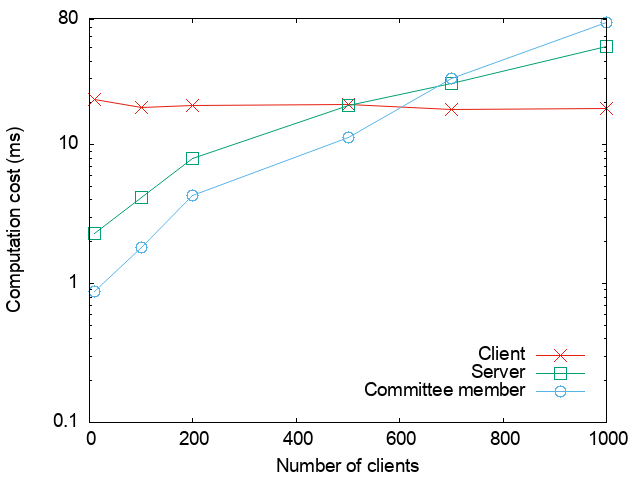

The gnuplot source for this figure:
set terminal png font "Helvetica,14" 
set output "online_comp_C30.png"
set datafile sep ','
set key bottom right Right offset 0, 1
set xlabel "Number of clients"
set ylabel "Computation cost (ms)"
set xtics 0,200,1000
set ytics add ("80" 80)
set log y

# x=number of clients, for committee_size=10
plot [0:][:81] 'online_sim.csv' every 5::4 using 1:3 title 'Client' with linespoints lc 7 pt 2 ps 2, \
             'online_sim.csv' every 5::4 using 1:5 title 'Server' with linespoints pt 4 ps 2 lc 2, \
             'online_sim.csv' every 5::4 using 1:4 title 'Committee member' with linespoints pt 6 ps 2 lc 3
